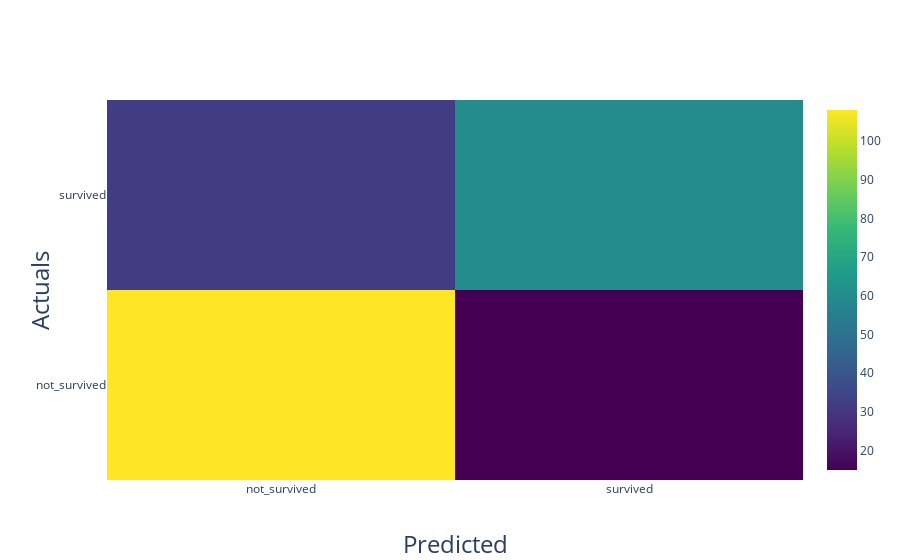

The cell this chart's notebook holds for it:
### Markdown cell above
## confusion matrix

### Code cell
cv.generate_confusion_matrix(X_test, y_test, colorscale='Viridis')

### Figure 1 — Plotly figure (JSON) as saved in the notebook; plotly's stock layout.template omitted (floating-point values rounded to 4 significant figures)
{"data": [{"colorscale": [[0, "#440154"], [0.1111, "#482878"], [0.2222, "#3e4989"], [0.3333, "#31688e"], [0.4444, "#26828e"], [0.5556, "#1f9e89"], [0.6667, "#35b779"], [0.7778, "#6ece58"], [0.8889, "#b5de2b"], [1, "#fde725"]], "type": "heatmap", "x": ["not_survived", "survived"], "y": ["not_survived", "survived"], "z": [[108, 15], [32, 60]]}], "layout": {"xaxis": {"title": {"font": {"size": 24}, "text": "Predicted"}}, "yaxis": {"title": {"font": {"size": 24}, "text": "Actuals"}}}}
